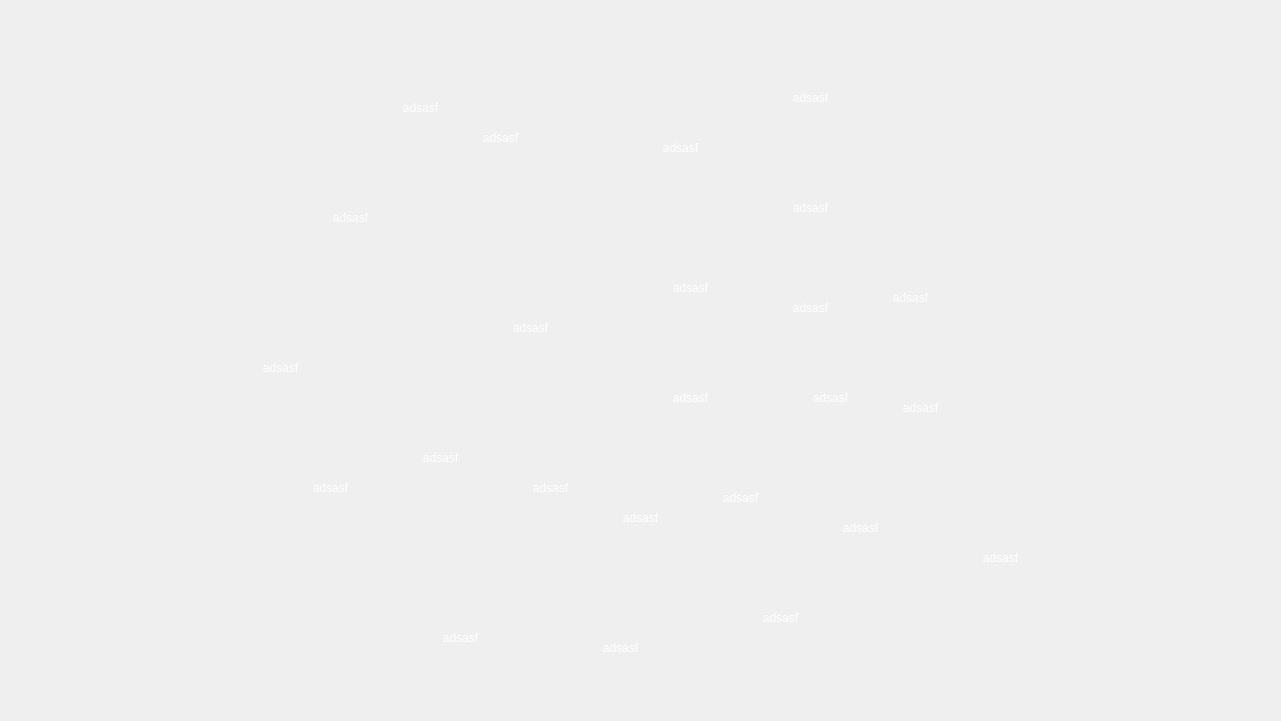
   <widget class="QWidget" name="PlayerMap4" native="true">
    <property name="geometry">
     <rect>
      <x>0</x>
      <y>0</y>
      <width>1281</width>
      <height>721</height>
     </rect>
    </property>
    <widget class="QLabel" name="Map4">
     <property name="geometry">
      <rect>
       <x>150</x>
       <y>10</y>
       <width>971</width>
       <height>701</height>
      </rect>
     </property>
     <property name="text">
      <string/>
     </property>
     <property name="pixmap">
      <pixmap resource="LoginForm.qrc">:/newPrefix/4PlayerMap.png</pixmap>
     </property>
     <property name="scaledContents">
      <bool>true</bool>
     </property>
    </widget>
    <widget class="QWidget" name="Regions4" native="true">
     <property name="geometry">
      <rect>
       <x>0</x>
       <y>0</y>
       <width>1281</width>
       <height>721</height>
      </rect>
     </property>
     <widget class="QLabel" name="Region40">
      <property name="geometry">
       <rect>
        <x>400</x>
        <y>370</y>
        <width>81</width>
        <height>91</height>
       </rect>
      </property>
      <property name="text">
       <string/>
      </property>
      <property name="pixmap">
       <pixmap resource="LoginForm.qrc">:/newPrefix/Castle icon.png</pixmap>
      </property>
      <property name="scaledContents">
       <bool>true</bool>
      </property>
     </widget>
     <widget class="QLabel" name="Region44">
      <property name="geometry">
       <rect>
        <x>490</x>
        <y>240</y>
        <width>81</width>
        <height>91</height>
       </rect>
      </property>
      <property name="text">
       <string/>
      </property>
      <property name="pixmap">
       <pixmap resource="LoginForm.qrc">:/newPrefix/Castle icon.png</pixmap>
      </property>
      <property name="scaledContents">
       <bool>true</bool>
      </property>
     </widget>
     <widget class="QLabel" name="Region45">
      <property name="geometry">
       <rect>
        <x>700</x>
        <y>410</y>
        <width>81</width>
        <height>91</height>
       </rect>
      </property>
      <property name="text">
       <string/>
      </property>
      <property name="pixmap">
       <pixmap resource="LoginForm.qrc">:/newPrefix/Castle icon.png</pixmap>
      </property>
      <property name="scaledContents">
       <bool>true</bool>
      </property>
     </widget>
     <widget class="QLabel" name="Region46">
      <property name="geometry">
       <rect>
        <x>420</x>
        <y>550</y>
        <width>81</width>
        <height>91</height>
       </rect>
      </property>
      <property name="text">
       <string/>
      </property>
      <property name="pixmap">
       <pixmap resource="LoginForm.qrc">:/newPrefix/Castle icon.png</pixmap>
      </property>
      <property name="scaledContents">
       <bool>true</bool>
      </property>
     </widget>
     <widget class="QLabel" name="Region47">
      <property name="geometry">
       <rect>
        <x>580</x>
        <y>560</y>
        <width>81</width>
        <height>91</height>
       </rect>
      </property>
      <property name="text">
       <string/>
      </property>
      <property name="pixmap">
       <pixmap resource="LoginForm.qrc">:/newPrefix/Castle icon.png</pixmap>
      </property>
      <property name="scaledContents">
       <bool>true</bool>
      </property>
     </widget>
     <widget class="QLabel" name="Region48">
      <property name="geometry">
       <rect>
        <x>740</x>
        <y>530</y>
        <width>81</width>
        <height>91</height>
       </rect>
      </property>
      <property name="text">
       <string/>
      </property>
      <property name="pixmap">
       <pixmap resource="LoginForm.qrc">:/newPrefix/Castle icon.png</pixmap>
      </property>
      <property name="scaledContents">
       <bool>true</bool>
      </property>
     </widget>
     <widget class="QLabel" name="Region49">
      <property name="geometry">
       <rect>
        <x>960</x>
        <y>470</y>
        <width>81</width>
        <height>91</height>
       </rect>
      </property>
      <property name="text">
       <string/>
      </property>
      <property name="pixmap">
       <pixmap resource="LoginForm.qrc">:/newPrefix/Castle icon.png</pixmap>
      </property>
      <property name="scaledContents">
       <bool>true</bool>
      </property>
     </widget>
     <widget class="QLabel" name="Region410">
      <property name="geometry">
       <rect>
        <x>770</x>
        <y>220</y>
        <width>81</width>
        <height>91</height>
       </rect>
      </property>
      <property name="text">
       <string/>
      </property>
      <property name="pixmap">
       <pixmap resource="LoginForm.qrc">:/newPrefix/Castle icon.png</pixmap>
      </property>
      <property name="scaledContents">
       <bool>true</bool>
      </property>
     </widget>
     <widget class="QLabel" name="Region411">
      <property name="geometry">
       <rect>
        <x>460</x>
        <y>50</y>
        <width>81</width>
        <height>91</height>
       </rect>
      </property>
      <property name="text">
       <string/>
      </property>
      <property name="pixmap">
       <pixmap resource="LoginForm.qrc">:/newPrefix/Castle icon.png</pixmap>
      </property>
      <property name="scaledContents">
       <bool>true</bool>
      </property>
     </widget>
     <widget class="QLabel" name="Region41">
      <property name="geometry">
       <rect>
        <x>640</x>
        <y>60</y>
        <width>81</width>
        <height>91</height>
       </rect>
      </property>
      <property name="text">
       <string/>
      </property>
      <property name="pixmap">
       <pixmap resource="LoginForm.qrc">:/newPrefix/Castle icon.png</pixmap>
      </property>
      <property name="scaledContents">
       <bool>true</bool>
      </property>
     </widget>
     <widget class="QLabel" name="Region42">
      <property name="geometry">
       <rect>
        <x>380</x>
        <y>20</y>
        <width>81</width>
        <height>91</height>
       </rect>
      </property>
      <property name="text">
       <string/>
      </property>
      <property name="pixmap">
       <pixmap resource="LoginForm.qrc">:/newPrefix/Castle icon.png</pixmap>
      </property>
      <property name="scaledContents">
       <bool>true</bool>
      </property>
     </widget>
     <widget class="QLabel" name="Region43">
      <property name="geometry">
       <rect>
        <x>240</x>
        <y>280</y>
        <width>81</width>
        <height>91</height>
       </rect>
      </property>
      <property name="text">
       <string/>
      </property>
      <property name="pixmap">
       <pixmap resource="LoginForm.qrc">:/newPrefix/Castle icon.png</pixmap>
      </property>
      <property name="scaledContents">
       <bool>true</bool>
      </property>
     </widget>
     <widget class="QLabel" name="Region412">
      <property name="geometry">
       <rect>
        <x>820</x>
        <y>440</y>
        <width>81</width>
        <height>91</height>
       </rect>
      </property>
      <property name="text">
       <string/>
      </property>
      <property name="pixmap">
       <pixmap resource="LoginForm.qrc">:/newPrefix/Castle icon.png</pixmap>
      </property>
      <property name="scaledContents">
       <bool>true</bool>
      </property>
     </widget>
     <widget class="QLabel" name="Region413">
      <property name="geometry">
       <rect>
        <x>770</x>
        <y>10</y>
        <width>81</width>
        <height>91</height>
       </rect>
      </property>
      <property name="text">
       <string/>
      </property>
      <property name="pixmap">
       <pixmap resource="LoginForm.qrc">:/newPrefix/Castle icon.png</pixmap>
      </property>
      <property name="scaledContents">
       <bool>true</bool>
      </property>
     </widget>
     <widget class="QLabel" name="Region414">
      <property name="geometry">
       <rect>
        <x>770</x>
        <y>120</y>
        <width>81</width>
        <height>91</height>
       </rect>
      </property>
      <property name="text">
       <string/>
      </property>
      <property name="pixmap">
       <pixmap resource="LoginForm.qrc">:/newPrefix/Castle icon.png</pixmap>
      </property>
      <property name="scaledContents">
       <bool>true</bool>
      </property>
     </widget>
     <widget class="QLabel" name="Region415">
      <property name="geometry">
       <rect>
        <x>510</x>
        <y>400</y>
        <width>81</width>
        <height>91</height>
       </rect>
      </property>
      <property name="text">
       <string/>
      </property>
      <property name="pixmap">
       <pixmap resource="LoginForm.qrc">:/newPrefix/Castle icon.png</pixmap>
      </property>
      <property name="scaledContents">
       <bool>true</bool>
      </property>
     </widget>
     <widget class="QLabel" name="Region416">
      <property name="geometry">
       <rect>
        <x>650</x>
        <y>200</y>
        <width>81</width>
        <height>91</height>
       </rect>
      </property>
      <property name="text">
       <string/>
      </property>
      <property name="pixmap">
       <pixmap resource="LoginForm.qrc">:/newPrefix/Castle icon.png</pixmap>
      </property>
      <property name="scaledContents">
       <bool>true</bool>
      </property>
     </widget>
     <widget class="QLabel" name="Region417">
      <property name="geometry">
       <rect>
        <x>290</x>
        <y>400</y>
        <width>81</width>
        <height>91</height>
       </rect>
      </property>
      <property name="text">
       <string/>
      </property>
      <property name="pixmap">
       <pixmap resource="LoginForm.qrc">:/newPrefix/Castle icon.png</pixmap>
      </property>
      <property name="scaledContents">
       <bool>true</bool>
      </property>
     </widget>
     <widget class="QLabel" name="Region4422">
      <property name="geometry">
       <rect>
        <x>310</x>
        <y>130</y>
        <width>81</width>
        <height>91</height>
       </rect>
      </property>
      <property name="text">
       <string/>
      </property>
      <property name="pixmap">
       <pixmap resource="LoginForm.qrc">:/newPrefix/Castle icon.png</pixmap>
      </property>
      <property name="scaledContents">
       <bool>true</bool>
      </property>
     </widget>
     <widget class="QLabel" name="Region412_2">
      <property name="geometry">
       <rect>
        <x>880</x>
        <y>320</y>
        <width>81</width>
        <height>91</height>
       </rect>
      </property>
      <property name="text">
       <string/>
      </property>
      <property name="pixmap">
       <pixmap resource="LoginForm.qrc">:/newPrefix/Castle icon.png</pixmap>
      </property>
      <property name="scaledContents">
       <bool>true</bool>
      </property>
     </widget>
     <widget class="QLabel" name="Region412_3">
      <property name="geometry">
       <rect>
        <x>790</x>
        <y>310</y>
        <width>81</width>
        <height>91</height>
       </rect>
      </property>
      <property name="text">
       <string/>
      </property>
      <property name="pixmap">
       <pixmap resource="LoginForm.qrc">:/newPrefix/Castle icon.png</pixmap>
      </property>
      <property name="scaledContents">
       <bool>true</bool>
      </property>
     </widget>
     <widget class="QLabel" name="Region412_4">
      <property name="geometry">
       <rect>
        <x>870</x>
        <y>210</y>
        <width>81</width>
        <height>91</height>
       </rect>
      </property>
      <property name="text">
       <string/>
      </property>
      <property name="pixmap">
       <pixmap resource="LoginForm.qrc">:/newPrefix/Castle icon.png</pixmap>
      </property>
      <property name="scaledContents">
       <bool>true</bool>
      </property>
     </widget>
     <widget class="QLabel" name="Region412_5">
      <property name="geometry">
       <rect>
        <x>600</x>
        <y>430</y>
        <width>81</width>
        <height>91</height>
       </rect>
      </property>
      <property name="text">
       <string/>
      </property>
      <property name="pixmap">
       <pixmap resource="LoginForm.qrc">:/newPrefix/Castle icon.png</pixmap>
      </property>
      <property name="scaledContents">
       <bool>true</bool>
      </property>
     </widget>
     <widget class="QLabel" name="Region412_6">
      <property name="geometry">
       <rect>
        <x>650</x>
        <y>310</y>
        <width>81</width>
        <height>91</height>
       </rect>
      </property>
      <property name="text">
       <string/>
      </property>
      <property name="pixmap">
       <pixmap resource="LoginForm.qrc">:/newPrefix/Castle icon.png</pixmap>
      </property>
      <property name="scaledContents">
       <bool>true</bool>
      </property>
     </widget>
    </widget>
    <widget class="QWidget" name="RegionsScore4" native="true">
     <property name="geometry">
      <rect>
       <x>30</x>
       <y>30</y>
       <width>1161</width>
       <height>701</height>
      </rect>
     </property>
     <widget class="QLabel" name="Region412_6_score">
      <property name="geometry">
       <rect>
        <x>620</x>
        <y>360</y>
        <width>81</width>
        <height>16</height>
       </rect>
      </property>
      <property name="styleSheet">
       <string notr="true">font: 700 10pt &quot;Segoe UI&quot;;
color: rgb(255, 255, 255);</string>
      </property>
      <property name="text">
       <string>adsasf</string>
      </property>
      <property name="alignment">
       <set>Qt::AlignCenter</set>
      </property>
     </widget>
     <widget class="QLabel" name="Region48_score">
      <property name="geometry">
       <rect>
        <x>710</x>
        <y>580</y>
        <width>81</width>
        <height>16</height>
       </rect>
      </property>
      <property name="styleSheet">
       <string notr="true">font: 700 10pt &quot;Segoe UI&quot;;
color: rgb(255, 255, 255);</string>
      </property>
      <property name="text">
       <string>adsasf</string>
      </property>
      <property name="alignment">
       <set>Qt::AlignCenter</set>
      </property>
     </widget>
     <widget class="QLabel" name="Region4222_score">
      <property name="geometry">
       <rect>
        <x>280</x>
        <y>180</y>
        <width>81</width>
        <height>16</height>
       </rect>
      </property>
      <property name="styleSheet">
       <string notr="true">font: 700 10pt &quot;Segoe UI&quot;;
color: rgb(255, 255, 255);</string>
      </property>
      <property name="text">
       <string>adsasf</string>
      </property>
      <property name="alignment">
       <set>Qt::AlignCenter</set>
      </property>
     </widget>
     <widget class="QLabel" name="Region45_score">
      <property name="geometry">
       <rect>
        <x>670</x>
        <y>460</y>
        <width>81</width>
        <height>16</height>
       </rect>
      </property>
      <property name="styleSheet">
       <string notr="true">font: 700 10pt &quot;Segoe UI&quot;;
color: rgb(255, 255, 255);</string>
      </property>
      <property name="text">
       <string>adsasf</string>
      </property>
      <property name="alignment">
       <set>Qt::AlignCenter</set>
      </property>
     </widget>
     <widget class="QLabel" name="Region413_score">
      <property name="geometry">
       <rect>
        <x>740</x>
        <y>60</y>
        <width>81</width>
        <height>16</height>
       </rect>
      </property>
      <property name="styleSheet">
       <string notr="true">font: 700 10pt &quot;Segoe UI&quot;;
color: rgb(255, 255, 255);</string>
      </property>
      <property name="text">
       <string>adsasf</string>
      </property>
      <property name="alignment">
       <set>Qt::AlignCenter</set>
      </property>
     </widget>
     <widget class="QLabel" name="Region412_2_score">
      <property name="geometry">
       <rect>
        <x>850</x>
        <y>370</y>
        <width>81</width>
        <height>16</height>
       </rect>
      </property>
      <property name="styleSheet">
       <string notr="true">font: 700 10pt &quot;Segoe UI&quot;;
color: rgb(255, 255, 255);</string>
      </property>
      <property name="text">
       <string>adsasf</string>
      </property>
      <property name="alignment">
       <set>Qt::AlignCenter</set>
      </property>
     </widget>
     <widget class="QLabel" name="Region43_score">
      <property name="geometry">
       <rect>
        <x>210</x>
        <y>330</y>
        <width>81</width>
        <height>16</height>
       </rect>
      </property>
      <property name="styleSheet">
       <string notr="true">font: 700 10pt &quot;Segoe UI&quot;;
color: rgb(255, 255, 255);</string>
      </property>
      <property name="text">
       <string>adsasf</string>
      </property>
      <property name="alignment">
       <set>Qt::AlignCenter</set>
      </property>
     </widget>
     <widget class="QLabel" name="Region415_score">
      <property name="geometry">
       <rect>
        <x>480</x>
        <y>450</y>
        <width>81</width>
        <height>16</height>
       </rect>
      </property>
      <property name="styleSheet">
       <string notr="true">font: 700 10pt &quot;Segoe UI&quot;;
color: rgb(255, 255, 255);</string>
      </property>
      <property name="text">
       <string>adsasf</string>
      </property>
      <property name="alignment">
       <set>Qt::AlignCenter</set>
      </property>
     </widget>
     <widget class="QLabel" name="Region49_score">
      <property name="geometry">
       <rect>
        <x>930</x>
        <y>520</y>
        <width>81</width>
        <height>16</height>
       </rect>
      </property>
      <property name="styleSheet">
       <string notr="true">font: 700 10pt &quot;Segoe UI&quot;;
color: rgb(255, 255, 255);</string>
      </property>
      <property name="text">
       <string>adsasf</string>
      </property>
      <property name="alignment">
       <set>Qt::AlignCenter</set>
      </property>
     </widget>
     <widget class="QLabel" name="Region412_5_score">
      <property name="geometry">
       <rect>
        <x>570</x>
        <y>480</y>
        <width>81</width>
        <height>16</height>
       </rect>
      </property>
      <property name="styleSheet">
       <string notr="true">font: 700 10pt &quot;Segoe UI&quot;;
color: rgb(255, 255, 255);</string>
      </property>
      <property name="text">
       <string>adsasf</string>
      </property>
      <property name="alignment">
       <set>Qt::AlignCenter</set>
      </property>
     </widget>
     <widget class="QLabel" name="Region42_score">
      <property name="geometry">
       <rect>
        <x>350</x>
        <y>70</y>
        <width>81</width>
        <height>16</height>
       </rect>
      </property>
      <property name="styleSheet">
       <string notr="true">font: 700 10pt &quot;Segoe UI&quot;;
color: rgb(255, 255, 255);</string>
      </property>
      <property name="text">
       <string>adsasf</string>
      </property>
      <property name="alignment">
       <set>Qt::AlignCenter</set>
      </property>
     </widget>
     <widget class="QLabel" name="Region417_score">
      <property name="geometry">
       <rect>
        <x>260</x>
        <y>450</y>
        <width>81</width>
        <height>16</height>
       </rect>
      </property>
      <property name="styleSheet">
       <string notr="true">font: 700 10pt &quot;Segoe UI&quot;;
color: rgb(255, 255, 255);</string>
      </property>
      <property name="text">
       <string>adsasf</string>
      </property>
      <property name="alignment">
       <set>Qt::AlignCenter</set>
      </property>
     </widget>
     <widget class="QLabel" name="Region40_score">
      <property name="geometry">
       <rect>
        <x>370</x>
        <y>420</y>
        <width>81</width>
        <height>16</height>
       </rect>
      </property>
      <property name="styleSheet">
       <string notr="true">font: 700 10pt &quot;Segoe UI&quot;;
color: rgb(255, 255, 255);</string>
      </property>
      <property name="text">
       <string>adsasf</string>
      </property>
      <property name="alignment">
       <set>Qt::AlignCenter</set>
      </property>
     </widget>
     <widget class="QLabel" name="Region41_score">
      <property name="geometry">
       <rect>
        <x>610</x>
        <y>110</y>
        <width>81</width>
        <height>16</height>
       </rect>
      </property>
      <property name="styleSheet">
       <string notr="true">font: 700 10pt &quot;Segoe UI&quot;;
color: rgb(255, 255, 255);</string>
      </property>
      <property name="text">
       <string>adsasf</string>
      </property>
      <property name="alignment">
       <set>Qt::AlignCenter</set>
      </property>
     </widget>
     <widget class="QLabel" name="Region414_score">
      <property name="geometry">
       <rect>
        <x>740</x>
        <y>170</y>
        <width>81</width>
        <height>16</height>
       </rect>
      </property>
      <property name="styleSheet">
       <string notr="true">font: 700 10pt &quot;Segoe UI&quot;;
color: rgb(255, 255, 255);</string>
      </property>
      <property name="text">
       <string>adsasf</string>
      </property>
      <property name="alignment">
       <set>Qt::AlignCenter</set>
      </property>
     </widget>
     <widget class="QLabel" name="Region411_score">
      <property name="geometry">
       <rect>
        <x>430</x>
        <y>100</y>
        <width>81</width>
        <height>16</height>
       </rect>
      </property>
      <property name="styleSheet">
       <string notr="true">font: 700 10pt &quot;Segoe UI&quot;;
color: rgb(255, 255, 255);</string>
      </property>
      <property name="text">
       <string>adsasf</string>
      </property>
      <property name="alignment">
       <set>Qt::AlignCenter</set>
      </property>
     </widget>
     <widget class="QLabel" name="Region46_score">
      <property name="geometry">
       <rect>
        <x>390</x>
        <y>600</y>
        <width>81</width>
        <height>16</height>
       </rect>
      </property>
      <property name="styleSheet">
       <string notr="true">font: 700 10pt &quot;Segoe UI&quot;;
color: rgb(255, 255, 255);</string>
      </property>
      <property name="text">
       <string>adsasf</string>
      </property>
      <property name="alignment">
       <set>Qt::AlignCenter</set>
      </property>
     </widget>
     <widget class="QLabel" name="Region416_score">
      <property name="geometry">
       <rect>
        <x>620</x>
        <y>250</y>
        <width>81</width>
        <height>16</height>
       </rect>
      </property>
      <property name="styleSheet">
       <string notr="true">font: 700 10pt &quot;Segoe UI&quot;;
color: rgb(255, 255, 255);</string>
      </property>
      <property name="text">
       <string>adsasf</string>
      </property>
      <property name="alignment">
       <set>Qt::AlignCenter</set>
      </property>
     </widget>
     <widget class="QLabel" name="Region47_score">
      <property name="geometry">
       <rect>
        <x>550</x>
        <y>610</y>
        <width>81</width>
        <height>16</height>
       </rect>
      </property>
      <property name="styleSheet">
       <string notr="true">font: 700 10pt &quot;Segoe UI&quot;;
color: rgb(255, 255, 255);</string>
      </property>
      <property name="text">
       <string>adsasf</string>
      </property>
      <property name="alignment">
       <set>Qt::AlignCenter</set>
      </property>
     </widget>
     <widget class="QLabel" name="Region412_4_score">
      <property name="geometry">
       <rect>
        <x>840</x>
        <y>260</y>
        <width>81</width>
        <height>16</height>
       </rect>
      </property>
      <property name="styleSheet">
       <string notr="true">font: 700 10pt &quot;Segoe UI&quot;;
color: rgb(255, 255, 255);</string>
      </property>
      <property name="text">
       <string>adsasf</string>
      </property>
      <property name="alignment">
       <set>Qt::AlignCenter</set>
      </property>
     </widget>
     <widget class="QLabel" name="Region410_score">
      <property name="geometry">
       <rect>
        <x>740</x>
        <y>270</y>
        <width>81</width>
        <height>16</height>
       </rect>
      </property>
      <property name="styleSheet">
       <string notr="true">font: 700 10pt &quot;Segoe UI&quot;;
color: rgb(255, 255, 255);</string>
      </property>
      <property name="text">
       <string>adsasf</string>
      </property>
      <property name="alignment">
       <set>Qt::AlignCenter</set>
      </property>
     </widget>
     <widget class="QLabel" name="Region44_score">
      <property name="geometry">
       <rect>
        <x>460</x>
        <y>290</y>
        <width>81</width>
        <height>16</height>
       </rect>
      </property>
      <property name="styleSheet">
       <string notr="true">font: 700 10pt &quot;Segoe UI&quot;;
color: rgb(255, 255, 255);</string>
      </property>
      <property name="text">
       <string>adsasf</string>
      </property>
      <property name="alignment">
       <set>Qt::AlignCenter</set>
      </property>
     </widget>
     <widget class="QLabel" name="Region412_3_score">
      <property name="geometry">
       <rect>
        <x>760</x>
        <y>360</y>
        <width>81</width>
        <height>16</height>
       </rect>
      </property>
      <property name="styleSheet">
       <string notr="true">font: 700 10pt &quot;Segoe UI&quot;;
color: rgb(255, 255, 255);</string>
      </property>
      <property name="text">
       <string>adsasf</string>
      </property>
      <property name="alignment">
       <set>Qt::AlignCenter</set>
      </property>
     </widget>
     <widget class="QLabel" name="Region412_score">
      <property name="geometry">
       <rect>
        <x>790</x>
        <y>490</y>
        <width>81</width>
        <height>16</height>
       </rect>
      </property>
      <property name="styleSheet">
       <string notr="true">font: 700 10pt &quot;Segoe UI&quot;;
color: rgb(255, 255, 255);</string>
      </property>
      <property name="text">
       <string>adsasf</string>
      </property>
      <property name="alignment">
       <set>Qt::AlignCenter</set>
      </property>
     </widget>
     <zorder>Region412_6_score</zorder>
     <zorder>Region4222_score</zorder>
     <zorder>Region45_score</zorder>
     <zorder>Region413_score</zorder>
     <zorder>Region412_2_score</zorder>
     <zorder>Region43_score</zorder>
     <zorder>Region415_score</zorder>
     <zorder>Region49_score</zorder>
     <zorder>Region412_5_score</zorder>
     <zorder>Region42_score</zorder>
     <zorder>Region417_score</zorder>
     <zorder>Region40_score</zorder>
     <zorder>Region41_score</zorder>
     <zorder>Region414_score</zorder>
     <zorder>Region411_score</zorder>
     <zorder>Region46_score</zorder>
     <zorder>Region416_score</zorder>
     <zorder>Region47_score</zorder>
     <zorder>Region412_4_score</zorder>
     <zorder>Region410_score</zorder>
     <zorder>Region44_score</zorder>
     <zorder>Region412_3_score</zorder>
     <zorder>Region412_score</zorder>
     <zorder>Region48_score</zorder>
    </widget>
   </widget>
